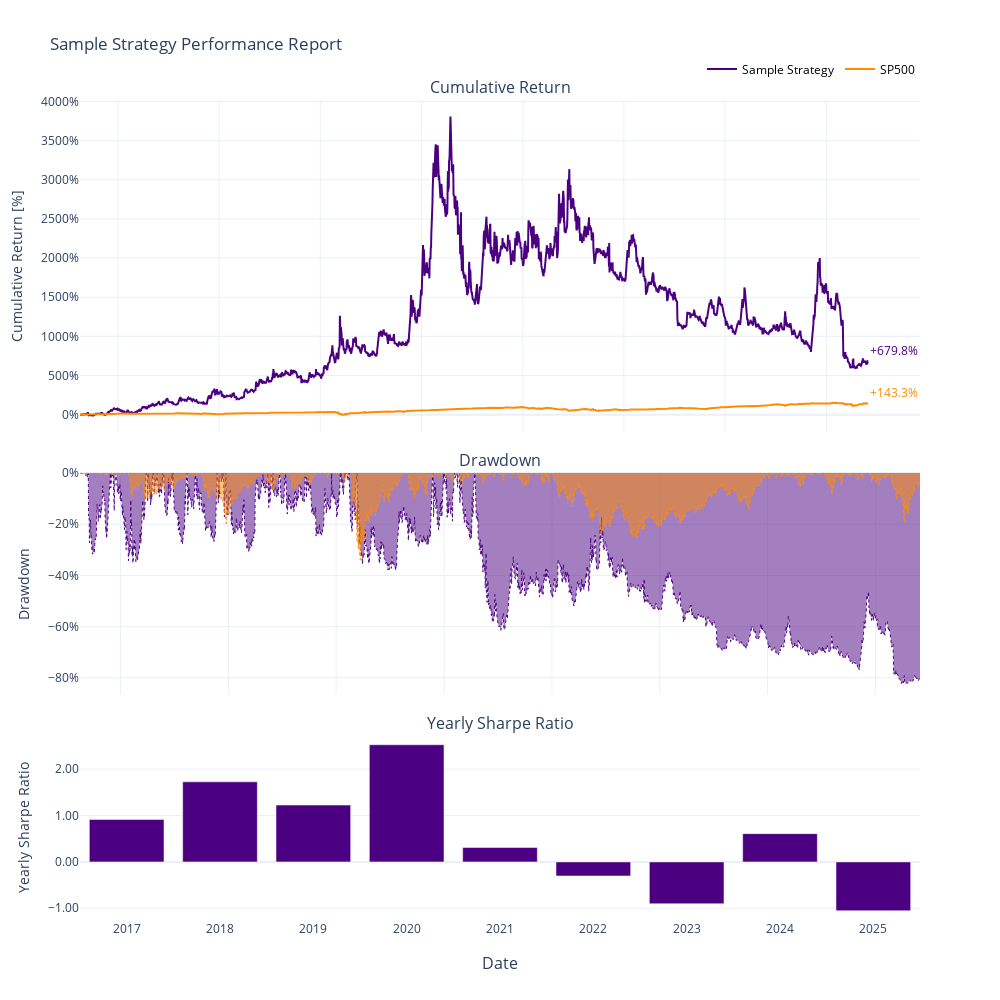

The code cell stored with this chart in its notebook:
### Markdown cell above
### Results Visualization

### Code cell
report.plot()

### Figure 1 — Plotly figure (JSON) as saved in the notebook; plotly's stock layout.template omitted (floating-point values rounded to 4 significant figures; data arrays with more than 128 entries replaced by an {"elided": "..."} marker saying what was removed)
{"data": [{"line": {"color": "indigo", "width": 2}, "mode": "lines", "name": "Sample Strategy", "type": "scatter", "x": {"elided": "2845 str values"}, "xaxis": "x", "y": {"elided": "2845 float values"}, "yaxis": "y"}, {"line": {"color": "darkorange", "width": 2}, "mode": "lines", "name": "SP500", "type": "scatter", "x": {"elided": "2845 str values"}, "xaxis": "x", "y": {"elided": "2845 float values"}, "yaxis": "y"}, {"fill": "tozeroy", "line": {"color": "indigo", "dash": "dot", "width": 1}, "mode": "lines", "name": "Sample Strategy Drawdown", "opacity": 0.2, "showlegend": false, "type": "scatter", "x": {"elided": "2845 str values"}, "xaxis": "x2", "y": {"elided": "2845 float values"}, "yaxis": "y2"}, {"fill": "tozeroy", "line": {"color": "darkorange", "dash": "dot", "width": 1}, "mode": "lines", "name": "SP500 Drawdown", "opacity": 0.2, "showlegend": false, "type": "scatter", "x": {"elided": "2845 str values"}, "xaxis": "x2", "y": {"elided": "2845 float values"}, "yaxis": "y2"}, {"marker": {"color": "indigo"}, "name": "Sample Strategy Sharpe", "showlegend": false, "type": "bar", "x": [2017, 2018, 2019, 2020, 2021, 2022, 2023, 2024, 2025], "xaxis": "x3", "y": [0.914, 1.727, 1.226, 2.527, 0.3111, -0.3033, -0.9024, 0.6095, -1.054], "yaxis": "y3"}], "layout": {"annotations": [{"font": {"size": 16}, "showarrow": false, "text": "Cumulative Return", "x": 0.5, "xanchor": "center", "xref": "paper", "y": 1, "yanchor": "bottom", "yref": "paper"}, {"font": {"size": 16}, "showarrow": false, "text": "Drawdown", "x": 0.5, "xanchor": "center", "xref": "paper", "y": 0.545, "yanchor": "bottom", "yref": "paper"}, {"font": {"size": 16}, "showarrow": false, "text": "Yearly Sharpe Ratio", "x": 0.5, "xanchor": "center", "xref": "paper", "y": 0.225, "yanchor": "bottom", "yref": "paper"}, {"font": {"size": 16}, "showarrow": false, "text": "Date", "x": 0.5, "xanchor": "center", "xref": "paper", "y": 0, "yanchor": "top", "yref": "paper", "yshift": -30}, {"font": {"color": "indigo", "size": 12}, "showarrow": false, "text": "+679.8%", "x": "2025-05-31T00:00:00", "xanchor": "left", "xref": "x", "y": 6.798, "yanchor": "bottom", "yref": "y"}, {"font": {"color": "darkorange", "size": 12}, "showarrow": false, "text": "+143.3%", "x": "2025-05-31T00:00:00", "xanchor": "left", "xref": "x", "y": 1.433, "yanchor": "bottom", "yref": "y"}], "height": 1000, "hovermode": "x unified", "legend": {"font": {"color": "black", "size": 12}, "orientation": "h", "x": 1, "xanchor": "right", "y": 1.02, "yanchor": "bottom"}, "title": {"text": "Sample Strategy Performance Report"}, "width": 1000, "xaxis": {"anchor": "y", "domain": [0, 1], "matches": "x3", "showticklabels": false}, "xaxis2": {"anchor": "y2", "domain": [0, 1], "matches": "x3", "showticklabels": false}, "xaxis3": {"anchor": "y3", "domain": [0, 1]}, "yaxis": {"anchor": "x", "domain": [0.595, 1], "tickformat": ".0%", "title": {"text": "Cumulative Return [%]"}}, "yaxis2": {"anchor": "x2", "domain": [0.275, 0.545], "tickformat": ".0%", "title": {"text": "Drawdown"}}, "yaxis3": {"anchor": "x3", "domain": [0, 0.225], "tickformat": ".2f", "title": {"text": "Yearly Sharpe Ratio"}}}}
